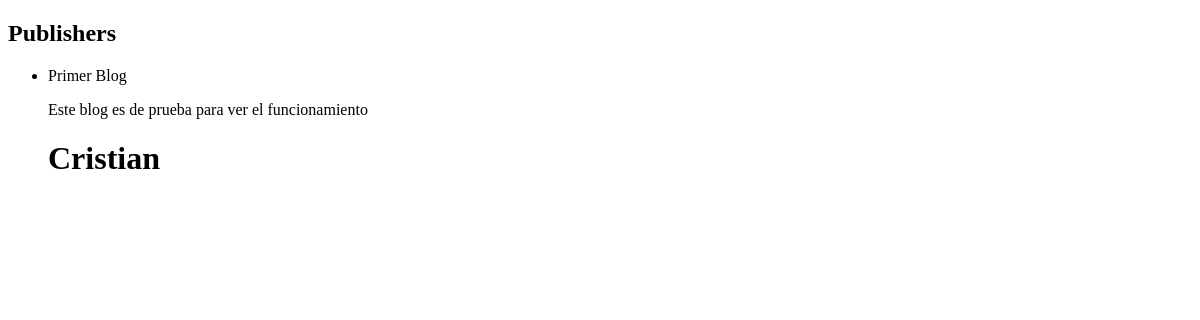
Page /blog-prueba/ on the earlier database version.
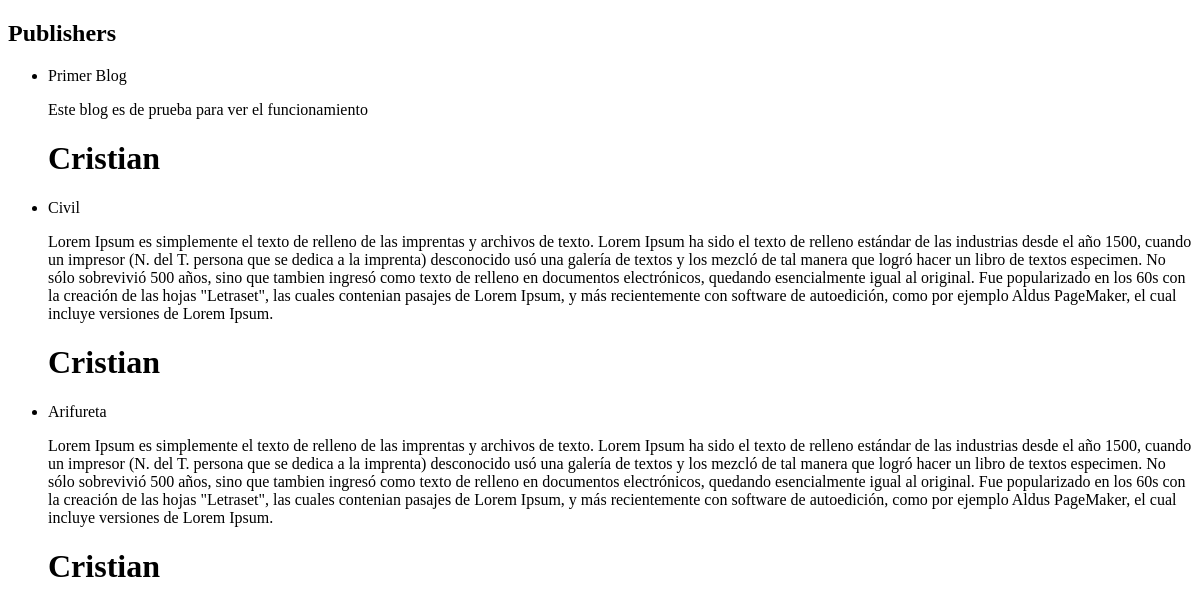
Same page on the later database version.
### BlogApp/models.py (models this page shows, shortened)
class Blog(models.Model):
    author = models.ForeignKey('auth.User', on_delete=models.CASCADE, default="")
    title = models.CharField(max_length=200, default="")
    text = models.TextField(default="")
    created = models.DateTimeField(default=timezone.now)
    published = models.DateTimeField(blank=True, null=True)
    class Meta:
        verbose_name = "Blog"
        verbose_name_plural = "Blog"

### BlogApp/views.py (the view)
# urls.py: path('blog-prueba/', PublisherList.as_view(), name="Blog"),
class PublisherList(ListView):
    model = Blog

### BlogApp/templates/BlogApp/blog_list.html (shortened to what this page needs)
<!doctype html>
<html lang="en">
<head>
</head>
<body>
    {% block content %}
    <h2>Publishers</h2>
    <ul>
        {% for publisher in object_list %}
            <li>{{ publisher.title }}</li>
            <p>{{ publisher.text }}</p>
            <h1>{{ publisher.author.first_name }}</h1>
        {% endfor %}
    </ul>
    {% endblock %}
</body>
</html>

Differences in the rows shown:
added Blog: title "Civil", text "Lorem Ipsum es simplemente el texto de relleno de las imprentas y archivos de texto. Lorem Ipsum ha sido el texto de relleno estándar de las industrias desde el año 1500, cuando un impresor (N. del T. persona que se dedica a la imprenta) desconocido usó una galería de textos y los mezcló de tal manera que logró hacer un libro de textos especimen. No sólo sobrevivió 500 años, sino que tambien ingresó como texto de relleno en documentos electrónicos, quedando esencialmente igual al original. Fue popularizado en los 60s con la creación de las hojas \"Letraset\", las cuales contenian pasajes de Lorem Ipsum, y más recientemente con software de autoedición, como por ejemplo Aldus PageMaker, el cual…", author.first_name "Cristian"
added Blog: title "Arifureta", text "Lorem Ipsum es simplemente el texto de relleno de las imprentas y archivos de texto. Lorem Ipsum ha sido el texto de relleno estándar de las industrias desde el año 1500, cuando un impresor (N. del T. persona que se dedica a la imprenta) desconocido usó una galería de textos y los mezcló de tal manera que logró hacer un libro de textos especimen. No sólo sobrevivió 500 años, sino que tambien ingresó como texto de relleno en documentos electrónicos, quedando esencialmente igual al original. Fue popularizado en los 60s con la creación de las hojas \"Letraset\", las cuales contenian pasajes de Lorem Ipsum, y más recientemente con software de autoedición, como por ejemplo Aldus PageMaker, el cual…", author.first_name "Cristian"
